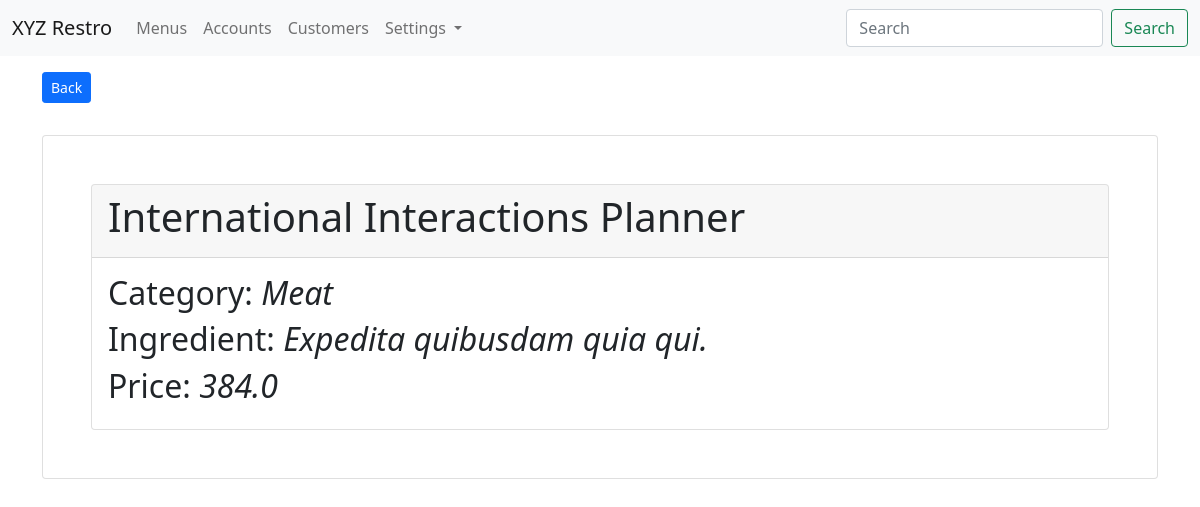
Screenshot of /menus/show/12/ (signed in) with the database file from the repository.
### app_menus/models.py (models this page shows, shortened)
class Menu(models.Model):
    menu_title = models.CharField(max_length=100)
    menu_price = models.FloatField(default=0.00)
    menu_ingredient = models.CharField(max_length=100)
    menu_category = models.ForeignKey(Category, on_delete=models.CASCADE)
    menu_img = models.FileField(upload_to="images/menus/", blank=True, null=True)
    menu_created_at = models.DateTimeField(auto_now_add=True)
    is_active = models.BooleanField(default=True)
    class Meta:
        db_table = "restro_menus"
        ordering = ["-menu_title"]

class Category(models.Model):
    category_title = models.CharField(max_length=100)
    category_code = models.CharField(max_length=20, null=True, blank=True)
    class Meta:
        db_table = "restro_categories"
        ordering = ["-category_title"]

### app_menus/views.py (the view)
# urls.py: path('show/<int:id>/', views.show_menu, name='menu-show'),
@login_required(login_url='/login/')
def show_menu(request, id):
    menu_obj = Menu.objects.get(id=id)
    context = {"data": menu_obj}
    return render(request, 'menus/show_menu.html', context)

### templates/menus/show_menu.html (shortened to what this page needs)
{% extends 'layouts/master.html' %}
{% block content %}
<div class="container">
    <a href="{% url 'menu-list' %}" class="btn btn-sm btn-primary mb-3 mt-3">Back</a>
    <div class="card p-5 mt-3">
        <div class="card">
            <div class="card-header">
                <h1>{{ data.menu_title }}</h1>
            </div>
            <div class="card-body">
                <h2>Category: <i>{{ data.menu_category.category_title }}</i></h2>
                <h2>Ingredient: <i>{{ data.menu_ingredient }}</i></h2>
                <h2>Price: <i>{{ data.menu_price }}</i></h2>
            </div>
        </div>
    </div>
</div>
{% endblock %}

### rows the page displays
Menu: menu_title "International Interactions Planner", menu_category.category_title "Meat", menu_ingredient "Expedita quibusdam quia qui.", menu_price "384.0"
